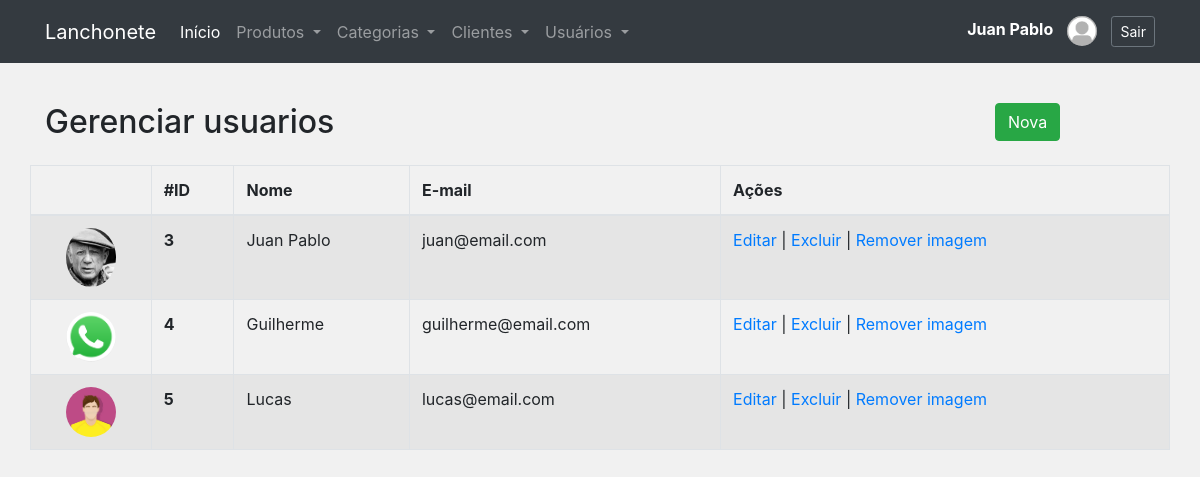
The app's page /usuarios.php (signed in) with its own data.
### tables this page shows
CREATE TABLE `usuarios` (
  `id` int NOT NULL AUTO_INCREMENT,
  `nome` varchar(100) NOT NULL,
  `email` varchar(100) NOT NULL,
  `senha` varchar(100) NOT NULL,
  `imagem` varchar(255) DEFAULT NULL,
  PRIMARY KEY (`id`)
);

### classes/Conexao.php (called while the page is built, shortened)
<?php
class Conexao
{
	private $host;
	private $user;
	private $password;
	public function __construct() {
		$this->host = 'mysql:host=localhost;dbname=lanchonete_api';
		$this->user = 'root';
		$this->password = 'root';
	}
    public function conectar() {
    	try {
			$conn = new PDO(
							$this->host,
							$this->user,
							$this->password
						);
			return $conn;
		} catch (PDOException $e) {
			echo 'Erro na conexao. Erro reportado: ' . $e->getMessage();
			exit;
		}
    }
}

### classes/UsuarioDAO.php (called while the page is built, shortened)
<?php
require_once 'Model.php';
class UsuarioDAO extends Model
{
    public function __construct()
    {
     	$this->class = 'Usuario';
     	$this->tabela = 'usuarios';
    }
}

### classes/Model.php (called while the page is built, shortened)
<?php
require 'Conexao.php';
class Model
{
	protected $tabela;
	protected $class;
	protected $db;
	public function __construct()
	{
		$conexao = new Conexao();
		$this->db = $conexao->conectar();
	}
    public function listar()
    {
    	$sql = "SELECT * FROM {$this->tabela}";
    	$stmt = $this->db->prepare($sql);
    	$stmt->setFetchMode(PDO::FETCH_CLASS, $this->class);
    	$stmt->execute();
    	return $stmt->fetchAll();
    }
}

### classes/Usuario.php (called while the page is built, shortened)
<?php
class Usuario
{
	private $id;
	private $nome;
	private $email;
    private $imagem;
    public function getId()
    {
        return $this->id;
    }
    public function getNome()
    {
        return $this->nome;
    }
    public function getEmail()
    {
        return $this->email;
    }
    public function getImagem()
    {
        return $this->imagem;
    }
}

### usuarios.php (the view, shortened to what this page needs)
<?php include './layout/header.php'; ?>
<?php include './layout/menu.php'; ?>
<?php
require 'classes/Usuario.php';
require 'classes/UsuarioDAO.php';
$usuarioDAO = new UsuarioDAO();
$usuarios = $usuarioDAO->listar();
?>
<div class="row" style="margin-top:40px">
	<div class="col-10">
		<h2>Gerenciar usuarios</h2>
	</div>
	<div class="col-2">
		<a href="form_usuario.php" class="btn btn-success">Nova</a>
	</div>
</div>
<div class="row">
	<table class="table table-hover table-bordered table-striped">
		<thead>
			<tr>
				<th></th>
				<th>#ID</th>
				<th>Nome</th>
				<th>E-mail</th>
				<th>Ações</th>
			</tr>
		</thead>
		<tbody>
			<?php foreach($usuarios as $usuario){ ?>
			<tr>
				<td class="text-center">
					<img src="/assets/img/usuarios/<?= ($usuario->getImagem() != '' && file_exists('assets/img/usuarios/'.$usuario->getImagem()) ? $usuario->getImagem() : 'usuario.png') ?>" alt="" width="50" class="rounded-circle">
				</td>
				<th><?= $usuario->getId() ?></th>
				<td><?= $usuario->getNome() ?></td>
				<td><?= $usuario->getEmail() ?></td>
				<td>
					<a href="form_usuario.php?id=<?= $usuario->getId() ?>">Editar</a> |
					<a href="controle_usuario.php?acao=deletar&id=<?= $usuario->getId() ?>" onclick="return confirm('Deseja realmente excluir?')">Excluir</a> |
					<a href="controle_usuario.php?acao=removeImagem&id=<?= $usuario->getId() ?>" onclick="return confirm('Deseja realmente remover a imagem?')">Remover imagem</a>
				</td>
			</tr>
			<?php } ?>
		</tbody>
	</table>
</div>
<?php include './layout/footer.php'; ?>

### assets/css/estilo.css (style rules this page uses)
body { background: #f1f1f1; }
.row { margin-bottom: 15px; }

### records on screen
usuarios: imagem (picture), id "3", nome "Juan Pablo", email "juan@email.com"
usuarios: imagem (picture), id "4", nome "Guilherme", email "guilherme@email.com"
usuarios: imagem (picture), id "5", nome "Lucas", email "lucas@email.com"

### other values on screen
$_SESSION['nome'] "Juan Pablo"
